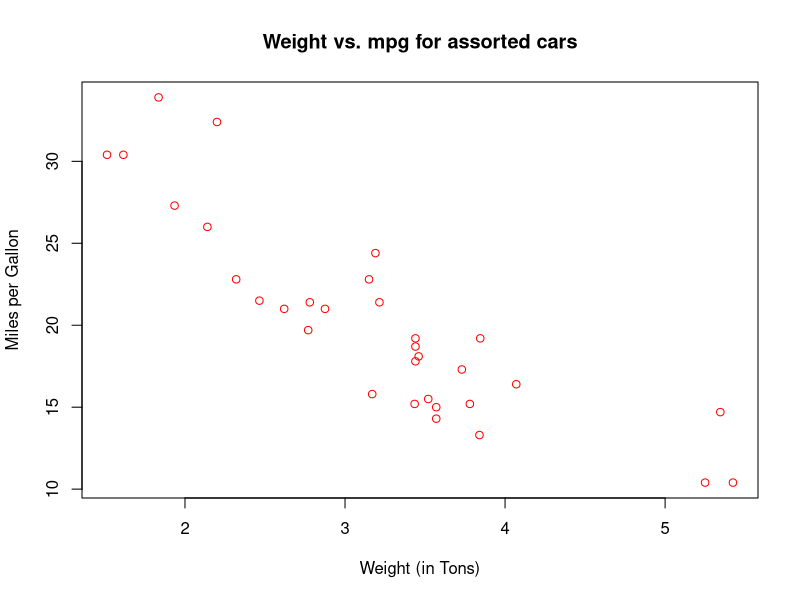
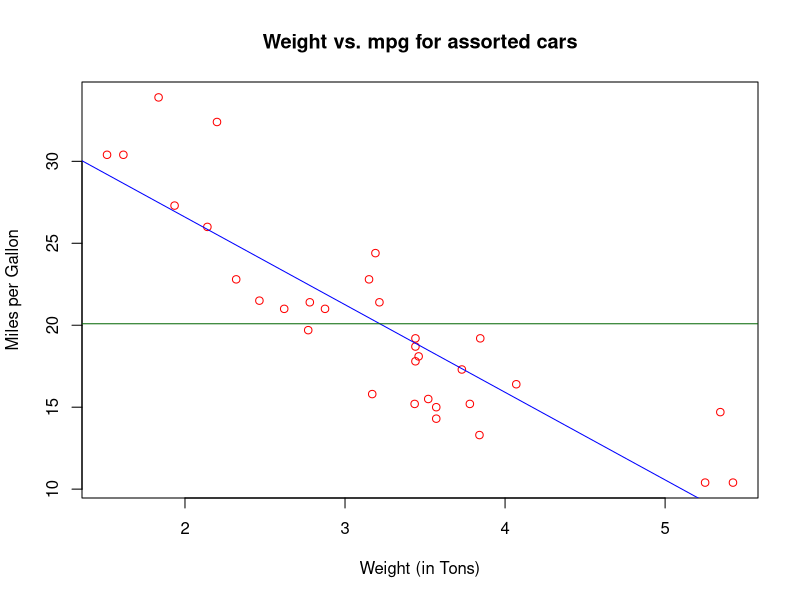
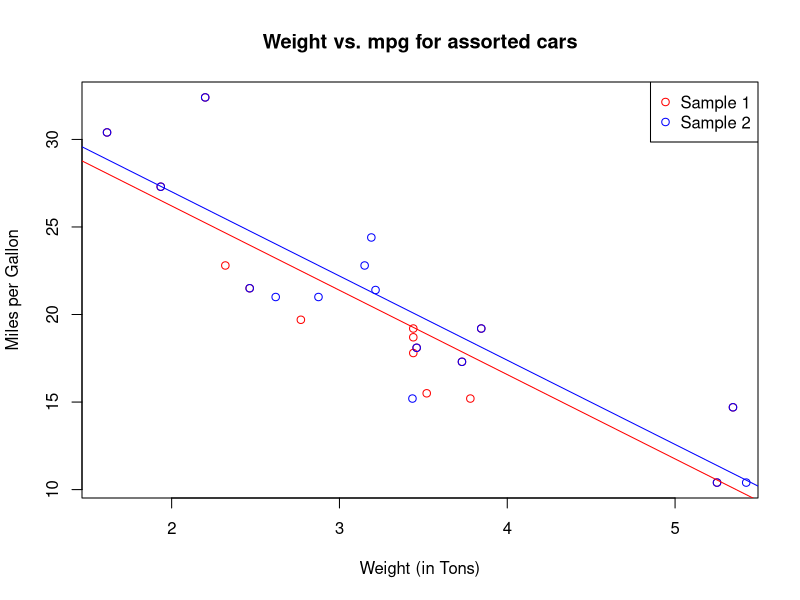
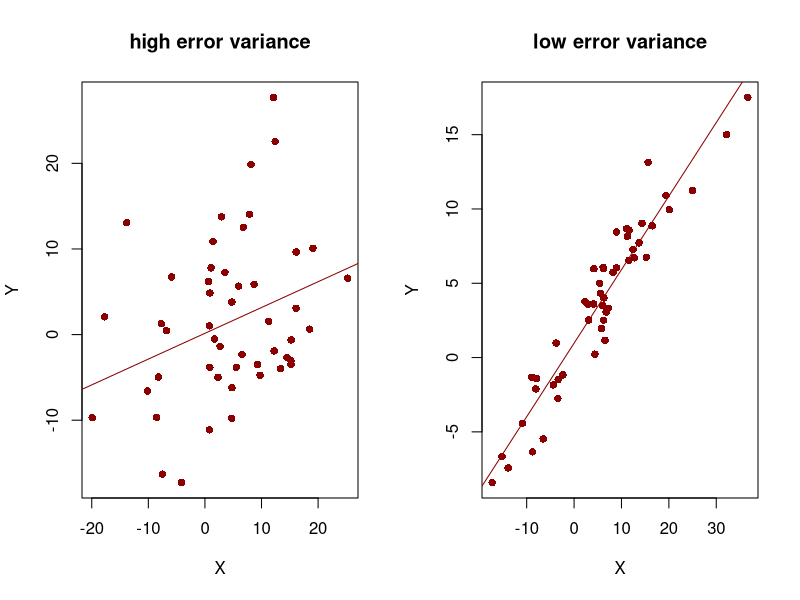
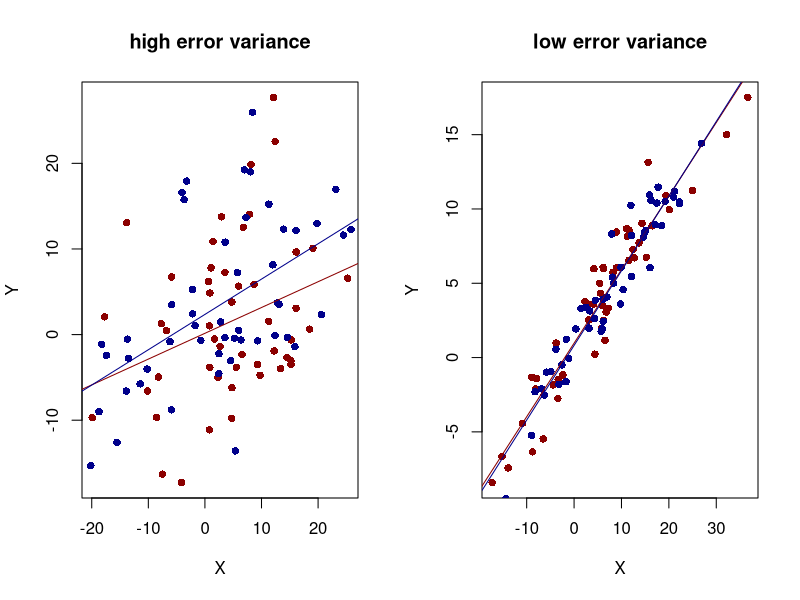
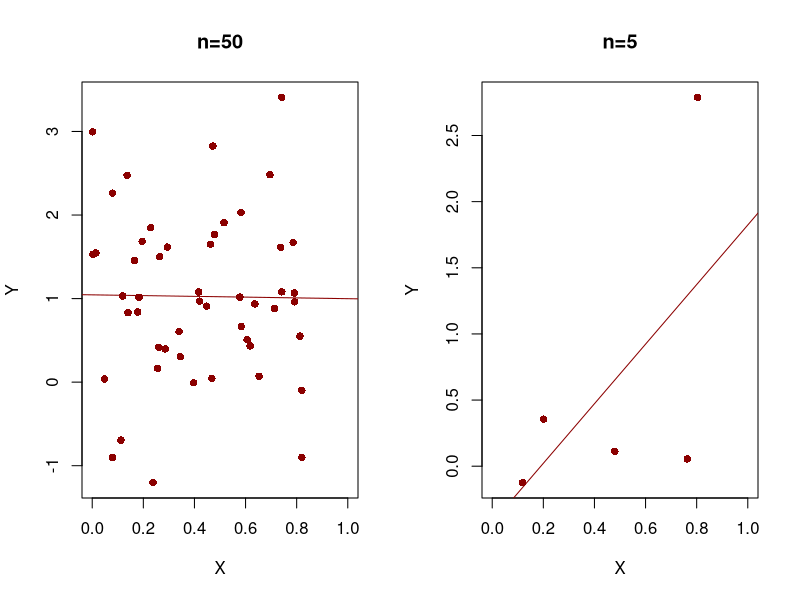
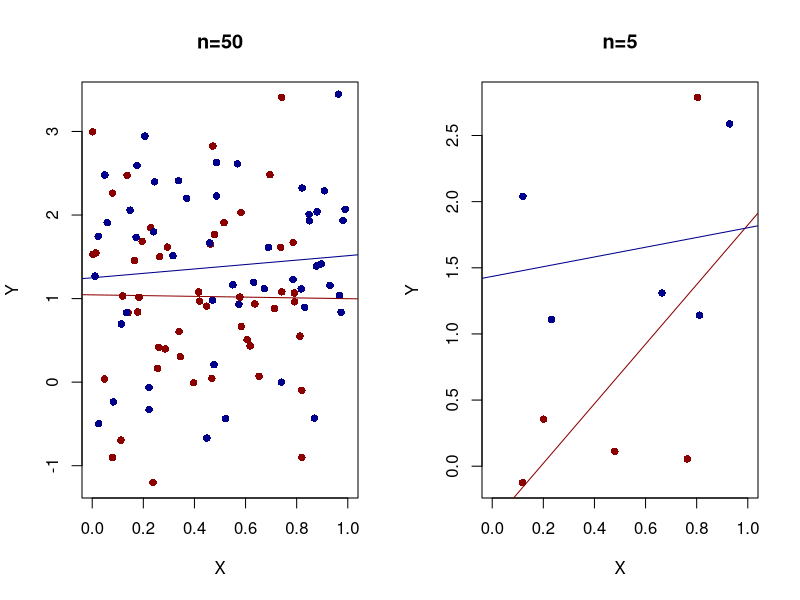
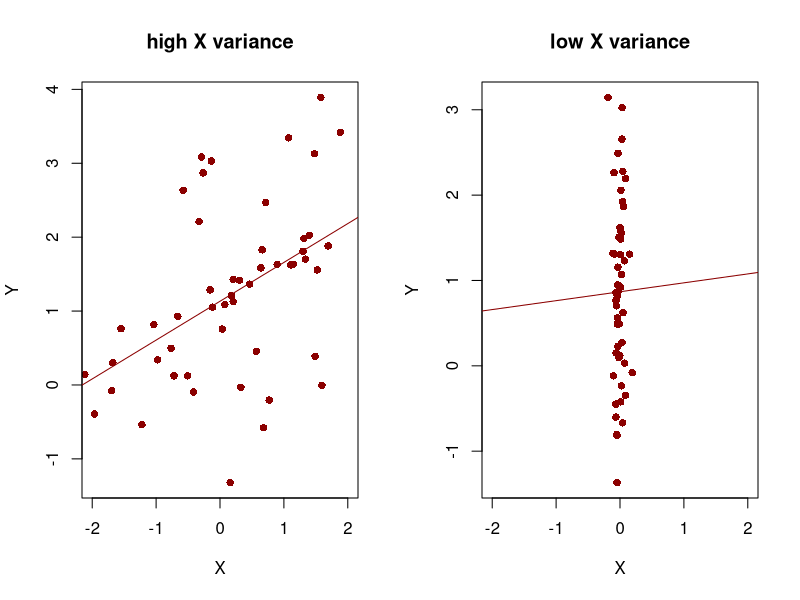

The R script that drew these images, in order:
# Load the data 
data(mtcars)
############################################
attach(mtcars) 
# The above is generally not reccomended
# but it allows us to access variables 
# without having to reference the dataset

#Take a at the variables 
head(mtcars, 10)

# first scatter plot 
png(file="scatter1.png",width=1200, height=700, res=150) # To save the plot
plot(wt,mpg, main = "Weight vs. mpg for assorted cars", xlab = "Weight (in Tons)", ylab = "Miles per Gallon", col = "red")
dev.off()

# scatter plot with regression and y-bar lines 
png(file="scatter2.png",width=1200, height=700, res=150) # To save the plot 
plot(wt,mpg, main = "Weight vs. mpg for assorted cars", xlab = "Weight (in Tons)", ylab = "Miles per Gallon", col = "red")
abline(lm(mpg ~ wt), col = "blue")
abline(a= mean(mpg),  b= 0, col = "dark green")
dev.off()

# summarize regression of weight against mpg
summary(lm(mpg ~ wt))

# Lets create two different scatter plots by subsampling our data
sample1 = mtcars[sample(nrow(mtcars), 16), ]
sample2 = mtcars[sample(nrow(mtcars), 16), ]

png(file = "scatter3.png", width = 1200, height = 700, res = 150)
plot(sample1$wt, sample1$mpg, main = "Weight vs. mpg for assorted cars", xlab = "Weight (in Tons)", ylab = "Miles per Gallon", col = "red")
points(sample2$wt, sample2$mpg, col = "blue")
abline(lm(mpg ~ wt, data = sample1), col = "red")
abline(lm(mpg ~ wt, data = sample2), col = "blue")
legend(x = "topright", col = c("red", "blue"), legend = c("Sample 1", "Sample 2"), pch = 1)
dev.off()

# Summaries of the regressions from the two samples
summary(lm(mpg ~ wt, data = sample1))
summary(lm(mpg ~ wt, data = sample2))

# Variances are decreasing with sigma_\eps^2
## High Variances 
eps1 = rnorm(50, 0, 10)
eps2 = rnorm(50, 0, 10)
x1 = rnorm(50, 4, 10)
x2 = rnorm(50, 4, 10)
y1 = 1 + 0.5*x1 + eps1
y2 = 1 + 0.5*x2 + eps2

# Low Variances
leps1 = rnorm(50,0,1.5)
leps2 = rnorm(50,0,1.5)
lx1 = rnorm(50,4,10)
lx2 = rnorm(50,4,10	)
ly1 = 1 + 0.5*lx1 + leps1
ly2 = 1 + 0.5*lx2 + leps2

# Side by side plots
png(file = "low_v_high_1.png", width = 1200, height = 700, res = 150)
par(mfrow = c(1,2))
plot(x1, y1, col = "darkred", xlab = "X", ylab = "Y", main = "high error variance", pch = 16)
abline(lm(y1 ~ x1), col = "darkred")
plot(lx1, ly1, col = "darkred", xlab = "X", ylab = "Y", main = "low error variance", pch = 16) 
abline(lm(ly1 ~ lx1), col = "darkred")
dev.off()

# Side by side plots
png(file = "low_v_high_2.png", width = 1200, height = 700, res = 150)
par(mfrow = c(1,2))
plot(x1, y1, col = "darkred", xlab = "X", ylab = "Y", main = "high error variance", pch = 16)
points(x2, y2, col = "darkblue", pch = 16)
abline(lm(y1 ~ x1), col = "darkred")
abline(lm(y2 ~ x2), col = "darkblue")
plot(lx1, ly1, col = "darkred", xlab = "X", ylab = "Y", main = "low error variance", pch = 16) 
points(lx2, ly2, col = "darkblue", pch = 16)
abline(lm(ly1 ~ lx1), col = "darkred")
abline(lm(ly2 ~ lx2), col = "darkblue")
dev.off()

#Variances are decreasing with n
### High n 
eps1 = rnorm(50, 0, 1)
eps2 = rnorm(50, 0, 1)
x1 = runif(50)
x2 = runif(50)
y1 = 1 + 0.5*x1 + eps1
y2 = 1 + 0.5*x2 + eps2

# Low n
leps1 = rnorm(5, 0, 1)
leps2 = rnorm(5, 0, 1)
lx1 = runif(5)
lx2 = runif(5)
ly1 = 1 + 0.5*lx1 + leps1
ly2 = 1 + 0.5*lx2 + leps2

# Side by side plots
png(file = "low_v_high_n_1.png", width = 1200, height = 700, res = 150)
par(mfrow = c(1,2))
plot(x1, y1, col = "darkred", xlab = "X", ylab = "Y", main = "n=50", pch = 16, xlim = c(0,1))
abline(lm(y1 ~ x1), col = "darkred")
plot(lx1, ly1, col = "darkred", xlab = "X", ylab = "Y", main = "n=5", pch = 16, xlim = c(0,1)) 
abline(lm(ly1 ~ lx1), col = "darkred")
dev.off()

# Side by side plots
png(file = "low_v_high_n_2.png", width = 1200, height = 700, res = 150)
par(mfrow = c(1,2))
plot(x1, y1, col = "darkred", xlab = "X", ylab = "Y", main = "n=50", pch = 16, xlim = c(0,1))
points(x2, y2, col = "darkblue", pch = 16)
abline(lm(y1 ~ x1), col = "darkred")
abline(lm(y2 ~ x2), col = "darkblue")
plot(lx1, ly1, col = "darkred", xlab = "X", ylab = "Y", main = "n=5", pch = 16, xlim = c(0,1)) 
points(lx2, ly2, col = "darkblue", pch = 16)
abline(lm(ly1 ~ lx1), col = "darkred")
abline(lm(ly2 ~ lx2), col = "darkblue")
dev.off()


#Variances are decreasing with sigma_x
### High sigma_x
eps1 = rnorm(50, 0, 1)
eps2 = rnorm(50, 0, 1)
x1 = rnorm(50, 0, 1)
x2 = rnorm(50, 0, 1)
y1 = 1 + 0.5*x1 + eps1
y2 = 1 + 0.5*x2 + eps2

# Low sigma_x
leps1 = rnorm(50,0, 1)
leps2 = rnorm(50,0, 1)
lx1 = rnorm(50, 0, 0.075)
lx2 = rnorm(50, 0, 0.075)
ly1 = 1 + 0.5*lx1 + leps1
ly2 = 1 + 0.5*lx2 + leps2

# Side by side plots
png(file = "low_v_high_x_1.png", width = 1200, height = 700, res = 150)
par(mfrow = c(1,2))
plot(x1, y1, col = "darkred", xlab = "X", ylab = "Y", main = "high X variance", pch = 16, xlim = c(-2,2))
abline(lm(y1 ~ x1), col = "darkred")
plot(lx1, ly1, col = "darkred", xlab = "X", ylab = "Y", main = "low X variance", pch = 16, xlim = c(-2,2)) 
abline(lm(ly1 ~ lx1), col = "darkred")
dev.off()

# Side by side plots
png(file = "low_v_high_x_2.png", width = 1200, height = 700, res = 150)
par(mfrow = c(1,2))
plot(x1, y1, col = "darkred", xlab = "X", ylab = "Y", main = "high X variance", pch = 16, xlim = c(-2,2))
points(x2, y2, col = "darkblue", pch = 16)
abline(lm(y1 ~ x1), col = "darkred")
abline(lm(y2 ~ x2), col = "darkblue")

plot(lx1, ly1, col = "darkred", xlab = "X", ylab = "Y", main = "low X variance", pch = 16, xlim = c(-2,2)) 
points(lx2, ly2, col = "darkblue", pch = 16)
abline(lm(ly1 ~ lx1), col = "darkred")
abline(lm(ly2 ~ lx2), col = "darkblue")
dev.off()

